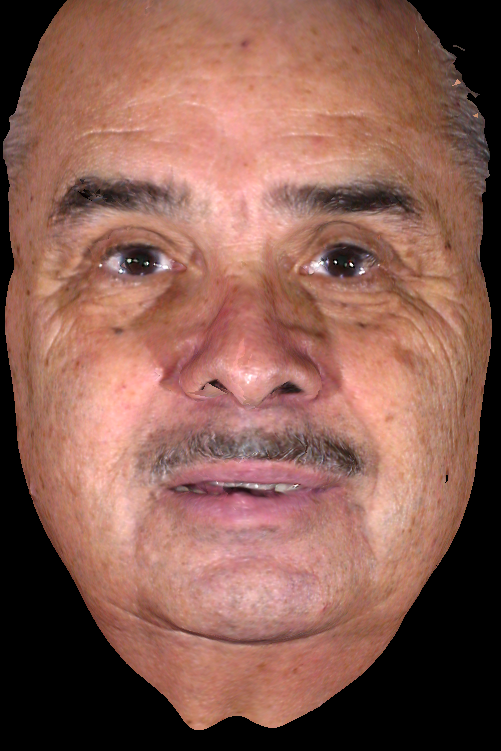
%> input picture raw.png, 501 x 751 px
$ octave main.m   (GNU Octave 9; MATLAB toolbox functions it lacks are replaced by stand-ins)
%> lines starting %> are read from the running program, lines starting %| are printed output that depends on the picture
clear;clc;
sigma=input('How much noise you want to add?:');
%> the answer given: 3
%% Original image
i = imread('raw.PNG');
%> i is the input picture: size 751x501x3 uint8; mean R, G, B 139.3, 94.8, 82.8
I = rgb2gray(i);
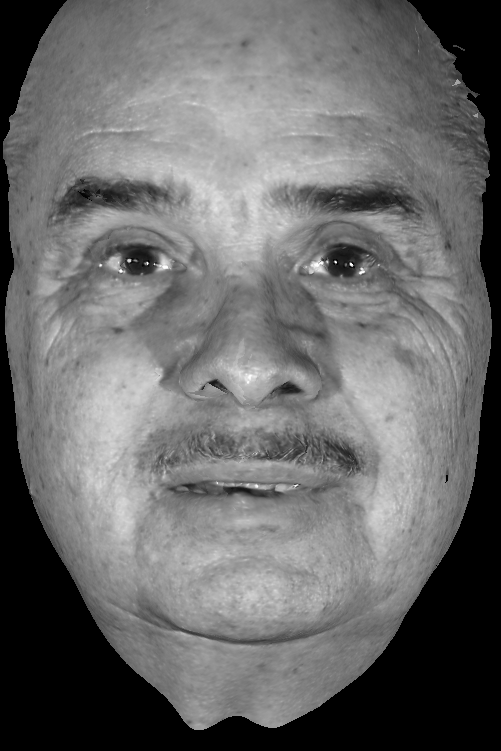
%> I: size 751x501 uint8; min 0, max 255, mean 106.7
I1 = imresize(I, [256 256]);
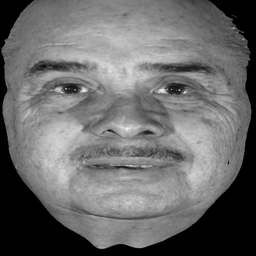
%> I1: size 256x256 uint8; min 0, max 252, mean 106.8
figure(1)
imshow(I1);colormap gray
title('original image','fontsize',14)

%% Image+noise
R = imnoise(I1, 'speckle', sigma);
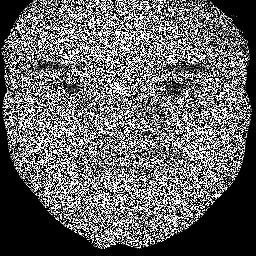
%> R: size 256x256 uint8; min 0, max 255, mean 100.1
figure(2)
imshow(R);colormap gray
title('Speckle noise','fontsize',14)

R=im2double(R);
%> R: size 256x256 double
R=log(R+1);
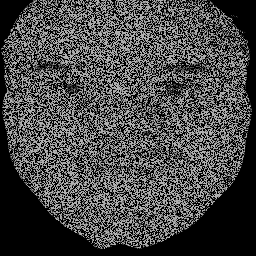
%> R: size 256x256 double; min 0, max 0.693, mean 0.283
%% Filtering
%% Wiener
n = input( 'Enter class number:' );
%> the answer given: 3
switch n
     case 1
        N = size(I1,1);
        %sigma =10;
        alpha=1;
        gamma=1;
        Xf = fft2(I1); %fft ori image
        Hf = fft2(R); % fft noise
        y = real(ifft2(Hf.*Xf))+sigma*randn(N,N); % inverse fft both y=image+noise

        Yf = fft2(y);
        Pyf = (abs(Yf).^2)./((abs(Yf)).^2)+((abs(Hf)).^2); %Class 1

        sHf = Hf.*(abs(Hf)>0)+1/gamma*(abs(Hf)==0);
        iHf = 1./sHf;
        iHf = iHf.*(abs(Hf)*gamma>1)+gamma*abs(sHf).*iHf.*(abs(sHf)*gamma<=1);

        Pyf = Pyf.*(Pyf>sigma^2)+sigma^2*(Pyf<=sigma^2);
        Gf = iHf.*(Pyf-sigma^2)./(Pyf-(1-alpha)*sigma^2);

        eXf = Gf.*Yf;
        E = real(ifft2(eXf));
     case 2
       N = size(I1,1);
        %sigma =10;
        alpha=1;
        gamma=1;
        Xf = fft2(I1); %fft ori image
        Hf = fft2(R); % fft noise
        y = real(ifft2(Hf.*Xf)); % inverse fft both y=image+noise

        Yf = fft2(y);
        Pyf = (abs(Yf).^2)/(abs((Yf)+(Yf+Hf))-(Hf)-log(1))^2;%Class 2

        sHf = Hf.*(abs(Hf)>0)+1/gamma*(abs(Hf)==0);
        iHf = 1./sHf;
        iHf = iHf.*(abs(Hf)*gamma>1)+gamma*abs(sHf).*iHf.*(abs(sHf)*gamma<=1);

        Pyf = Pyf.*(Pyf>sigma^2)+sigma^2*(Pyf<=sigma^2);
        Gf = iHf.*(Pyf-sigma^2)./(Pyf-(1-alpha)*sigma^2);

        eXf = Gf.*Yf;
        E = real(ifft2(eXf));
     case 3
        N = size(I1,1);
%> N = 256
        %sigma =10;
        alpha=1;
        Xf = fft2(I1);
        Hf = fft2(R);
        y = real(ifft2(Hf.*Xf));
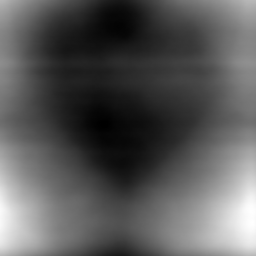
%> y: size 256x256 double; min 1763664.1, max 2375071.1, mean 1977124.6; drawn with min black and max white

        Yf = fft2(y);
        Pyf = ((abs(Yf)+abs(Hf)).^2)./((abs(Yf)).^2)+((abs(Hf)).^2);% Class 3
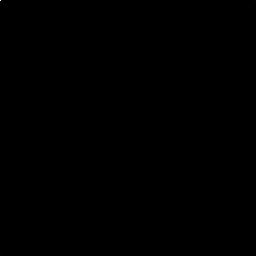
%> Pyf: size 256x256 double; min 1.14, max 343001335.7, mean 11447.5; drawn with min black and max white

        iHf = 1./Hf;
        Pyf = Pyf.*(Pyf>sigma^2)+sigma^2*(Pyf<=sigma^2);
        Gf = iHf.*(Pyf-sigma^2)./(Pyf-(1-alpha)*sigma^2);

        eXf = Gf.*Yf;
        E = real(ifft2(eXf));
    otherwise
        disp('no class')
 end

%% Error

T5 = uint8(E);
figure(6)
imshow(T5, []);colormap gray
title('Output Image of Wiener Filter','fontsize',14)
[peaksnr5, snr5] = psnr(T5, I1);
%> peaksnr5 = 51.43; snr5 = 45.12
err5 = immse(T5, I1);
%> err5 = 0.468

FilterName = {'Wiener'};
PSNR = [peaksnr5];
%> PSNR = 51.43
SNR = [snr5];
%> SNR = 45.12
MSE = [err5];
%> MSE = 0.468
Wiener_Filter = table(FilterName,PSNR,SNR,MSE)
%> Wiener_Filter = {PSNR 51.43, SNR 45.12, MSE 0.468}
